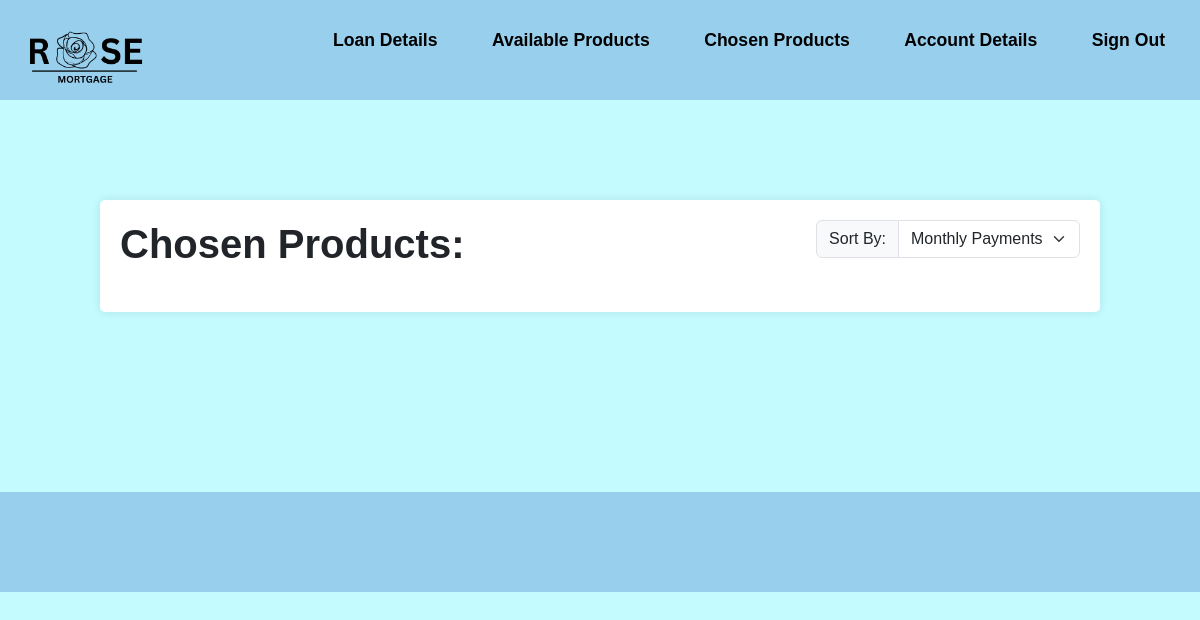
The page /MemberChosenProducts.php (signed in) on the database as committed earlier.
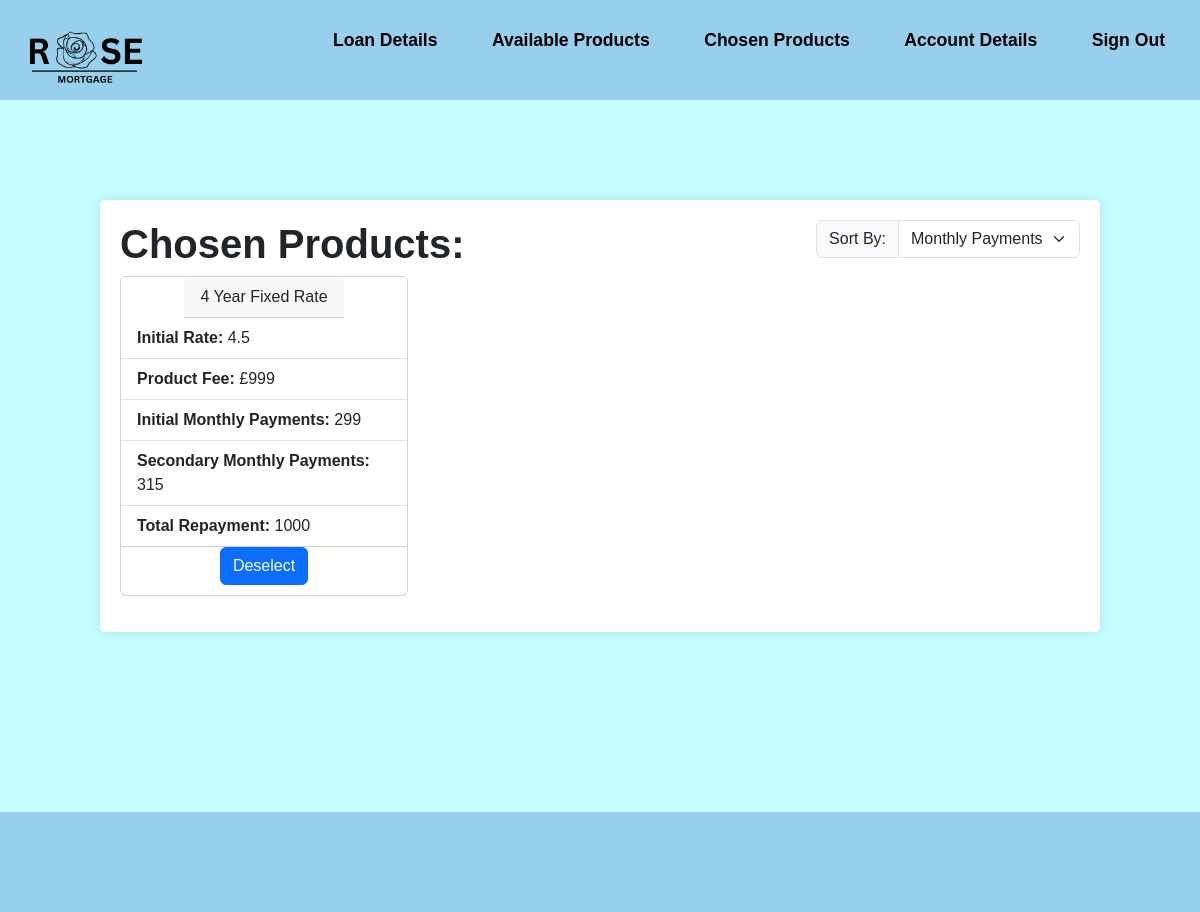
The same page on the database as committed later.
### tables this page shows
CREATE TABLE "Quote" (
	"Quote_ID"	INTEGER NOT NULL,
	"Product_ID"	INTEGER NOT NULL,
	"RegisteredUser_ID"	INTEGER NOT NULL,
	"initial_monthly_repayments"	INTEGER NOT NULL,
	"secondary_monthly_repayments"	INTEGER,
	"total_repayment"	INTEGER NOT NULL,
	"product_starred"	INTEGER NOT NULL,
	PRIMARY KEY("Quote_ID" AUTOINCREMENT),
	FOREIGN KEY("Product_ID") REFERENCES "Product"("Product_ID"),
	FOREIGN KEY("RegisteredUser_ID") REFERENCES "RegisteredUser"("RegisteredUser_ID"),
	FOREIGN KEY("Quote_ID") REFERENCES "Quote"("Quote_ID")
);

CREATE TABLE "Product" (
	"Product_ID"	INTEGER NOT NULL,
	"Broker_ID"	INTEGER NOT NULL,
	"YearRate"	INTEGER NOT NULL,
	"ProductType"	TEXT NOT NULL,
	"expected_income"	INTEGER NOT NULL,
	"expected_outgoings"	INTEGER NOT NULL,
	"expected_credit_score"	INTEGER NOT NULL,
	"initial_interest_rate"	REAL NOT NULL,
	"secondary_interest_rate"	REAL NOT NULL,
	"ProductFee"	INTEGER NOT NULL,
	"mtv_ratio"	REAL NOT NULL,
	"aDraft"	INTEGER NOT NULL,
	FOREIGN KEY("Broker_ID") REFERENCES "Broker"("Broker_ID"),
	PRIMARY KEY("Product_ID" AUTOINCREMENT)
);

### MemberChosenProducts.php (the view, shortened to what this page needs)
<?php
require_once 'connection.php';
$RegisteredUser_ID = $_SESSION['RegisteredUser_ID'];
$sql = "SELECT *
        FROM Quote
        LEFT JOIN RegisteredUser ON (Quote.RegisteredUser_ID = RegisteredUser.RegisteredUser_ID)
        LEFT JOIN Product ON (Quote.Product_ID = Product.Product_ID)
        LEFT JOIN financialdetails ON (financialdetails.RegisteredUser_ID = RegisteredUser.RegisteredUser_ID)
        WHERE product_starred = 1
        AND RegisteredUser.RegisteredUser_ID = :registered_user_id";
$statement = $db->prepare($sql);
$statement->bindParam(':registered_user_id', $RegisteredUser_ID);
$statement->execute();
?>
<!DOCTYPE html>
<html lang="en">
<head>
    <link rel="stylesheet"
        href="https://cdn.jsdelivr.net/npm/bootstrap@5.3.2/dist/css/bootstrap.min.css"
>
    <link rel="stylesheet" href="style.css">
</head>
<body>
    <header class="flex-container">
        <a href="MemberViewProducts.php"> <img src="Assets/logo.png" alt="Rose Mortgage"> </a>
        <div>
            <ul class="nav-links">
                <li><a href="Loan-details.php">Loan Details</a></li>
                <li><a href="MemberViewProducts.php">Available Products</a></li>
                <li><a href="MemberChosenProducts.php">Chosen Products</a></li>
                <li><a href="MemberAccountDetails.php">Account Details</a></li>
                <li><a href="home.php">Sign Out</a></li>
            </ul>
        </div>
    </header>
    <div class="largecontainer">
        <div class="flex-container">
            <div>
                <h1><b>Chosen Products:</b></h1>
            </div>
            <div>
                <div class="input-group mb-3">
                    <label class="input-group-text" for="inputGroupSelect01">Sort By:</label>
                    <select class="form-select" id="inputGroupSelect01">
                        <option selected>Monthly Payments</option>
                    </select>
                </div>
            </div>
        </div>
        <div class="flex-table">
            <?php while ($row = $statement->fetch(PDO::FETCH_ASSOC)) { ?>
                <div class="card" style="width: 18rem;">
                    <div class="card-header">
                        <?php echo $row["YearRate"] . " Year " . $row["ProductType"]; ?>
                    </div>
                    <ul class="list-group list-group-flush">
                        <li class="list-group-item"><b>Initial Rate: </b><?php echo $row["initial_interest_rate"]; ?></li>
                        <li class="list-group-item"><b>Product Fee: </b><?php echo $row["ProductFee"]; ?></li>
                        <li class="list-group-item"><b>Initial Monthly Payments: </b><?php echo $row["initial_monthly_repayments"]; ?></li>
                        <li class="list-group-item"><b>Secondary Monthly Payments: </b><?php echo $row["secondary_monthly_repayments"]; ?></li>
                        <li class="list-group-item"><b>Total Repayment: </b><?php echo $row["total_repayment"]; ?></li>
                    </ul>
                    <form method="post" action="">
                        <button type="submit" name="deselect" class="btn btn-primary">Deselect</button>
                    </form>
                </div>
            <?php } ?>
        </div>
    </div>
    <footer>
    </footer>
</body>
</html>

### style.css (style rules this page uses)
* { margin: 0; padding: 0; text-decoration: none; font-family: Arial, Helvetica, sans-serif; box-sizing: border-box; list-style: none; }
a { color: #000; text-decoration: none; }
header { background-color: #98CFED; padding: 10px; color: black; height: 100px; width: 100%; top: 0; display: flex; justify-content: flex-start; align-items: center; z-index: 1000; }
.nav-links li { display: inline-block; position: relative; margin: 0 25px; }
.nav-links li a { font-weight: bold; font-size: 1.1rem; text-decoration: none; color: black; }
.nav-links li::after { content: ''; width: 0%; height: 2px; background: #000; display: block; margin: auto; position: absolute; top: 100%; left: 50%; transform: translate(-50%); transition: 0.7s; }
header img { width: 150px; height: auto; }
body { background-color: #c4fbff; display: flex; flex-direction: column; min-height: 100vh; }
input[type="number"], button { width: 100%; padding: 10px; margin-bottom: 10px; border-radius: 3px; border: 1px solid #ccc; }
button { background-color: #007BFF; color: #fff; cursor: pointer; }
.card { height: 100%; display: flex; justify-content: center; align-items: center; }
ul { flex: 1; margin-bottom: 20px; }
ul li { list-style-type: disc; }
.largecontainer { width: 1000px; margin: 100px auto 80px; padding: 20px; background-color: #fff; border-radius: 5px; box-shadow: 0 0 10px rgba(0, 0, 0, 0.1); }
.flex-container { display: flex; flex-direction: row; justify-content:space-between; }
.flex-table { display:flex; flex-direction: row; flex-wrap: wrap; align-content: flex-start; justify-content: space-between; margin-right: 20px; margin-bottom: 1em; }
label { display: block; font-weight: bold; }
.input-group { margin-bottom: 20px; }
footer { background-color: #98CFED; padding: 10px; color: black; height: 100px; width: 100%; bottom: 0; z-index: 1000; margin-top: 100px; }

Rows that differ between the two databases and show on the page:
now on this page (row edited): quote: Product_ID.YearRate "4", Product_ID.ProductType "Fixed Rate", Product_ID.initial_interest_rate "4.5", Product_ID.ProductFee "£999", initial_monthly_repayments "299", secondary_monthly_repayments "315", total_repayment "1000"
